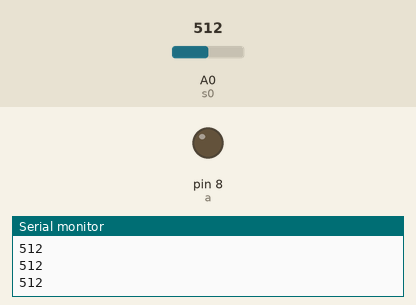
Simulated run of this sketch. Board: Arduino Uno, built with avr-gcc and run on an emulated ATmega328P. Shown: output pins drawn as LEDs (lit = HIGH), the last lines printed to the serial monitor. The inputs (shaded band) are chosen by the test bench; at power-on: A0 (s0) = 512.

Above: at 1.2 s.
1.3 s: A0 (s0) set to 590
2.8 s: A0 (s0) set to 613
At 3.7 s:
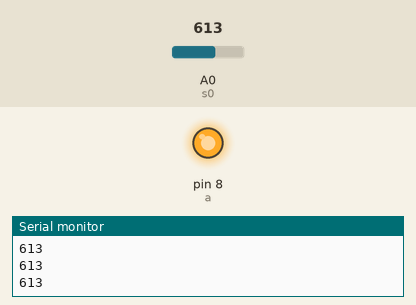
4.3 s: A0 (s0) set to 511
At 4.8 s:
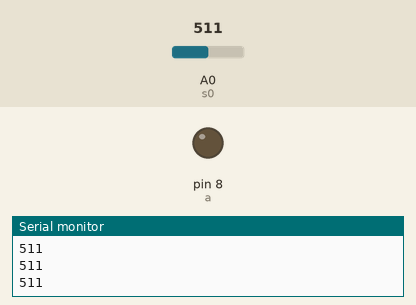
5.8 s: A0 (s0) set to 610
At 7.2 s:
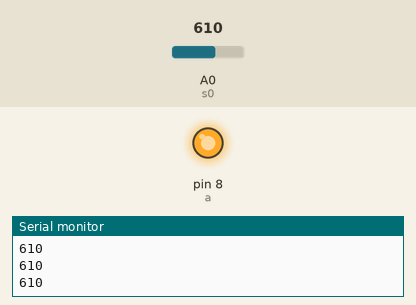
Timing chart, 0 to 8.3 s (numbered marks = the images above; inputs shaded):
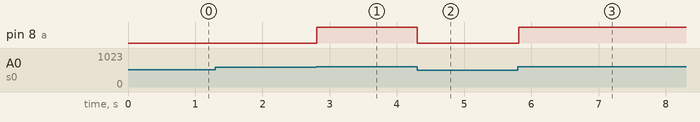

The sketch:

IR_Led.ino
```cpp
int a=8; //Digital pin for led
int s0=A0; //Analog pin for IR sensors
int p=0; //reading stored for sensors
void setup()
{
Serial.begin(9600);
pinMode(a,OUTPUT);
pinMode(s0,INPUT);
}
void loop()
{
p =analogRead(s0);
Serial.println(p);
if(p>600) digitalWrite(a,HIGH);

else if(p<=600) digitalWrite(a,LOW);

}
```

Measured:
- the behaviour switches between 600 and 601 on A0 (s0) (found by bisection; images 0 and 1)
- after the input at 2.8 s, pin 8 (a): LOW → HIGH at once
- after the input at 4.3 s, pin 8 (a): HIGH → LOW at once
- after the input at 5.8 s, pin 8 (a): LOW → HIGH at once
